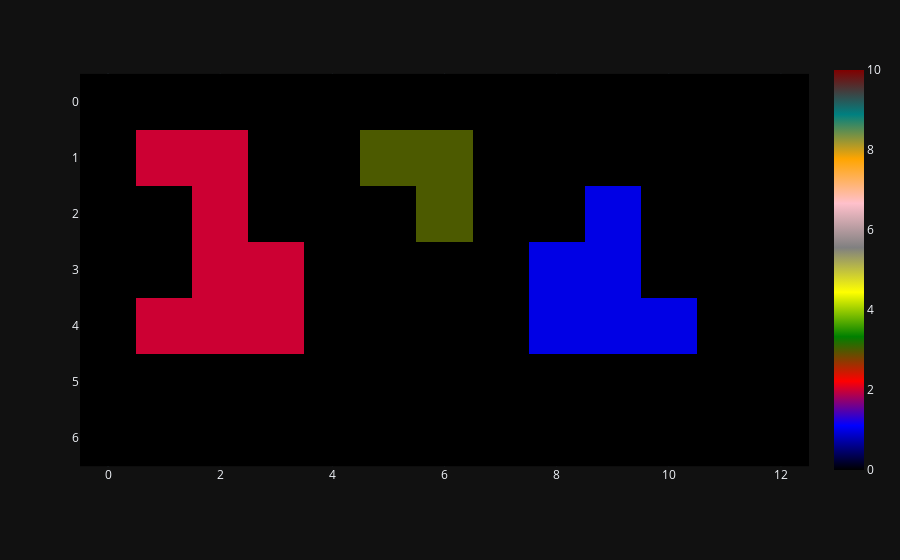
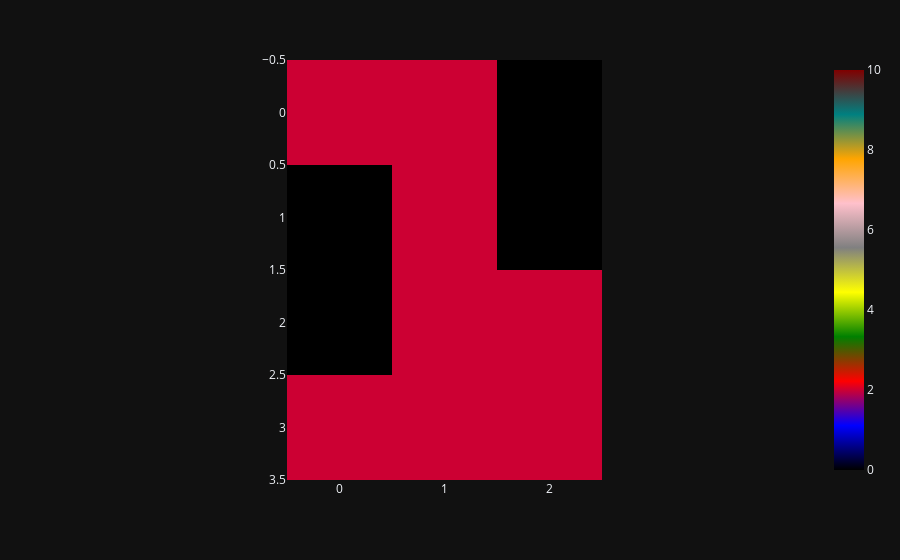
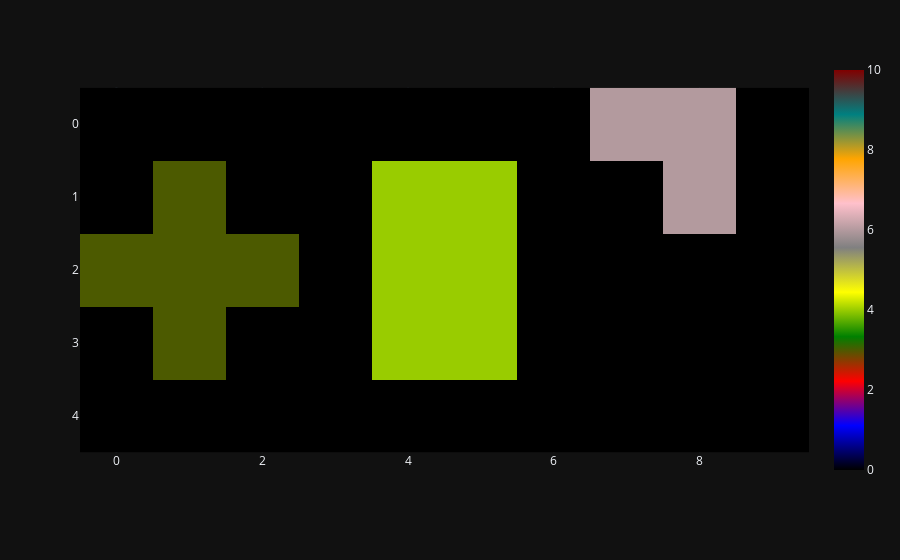
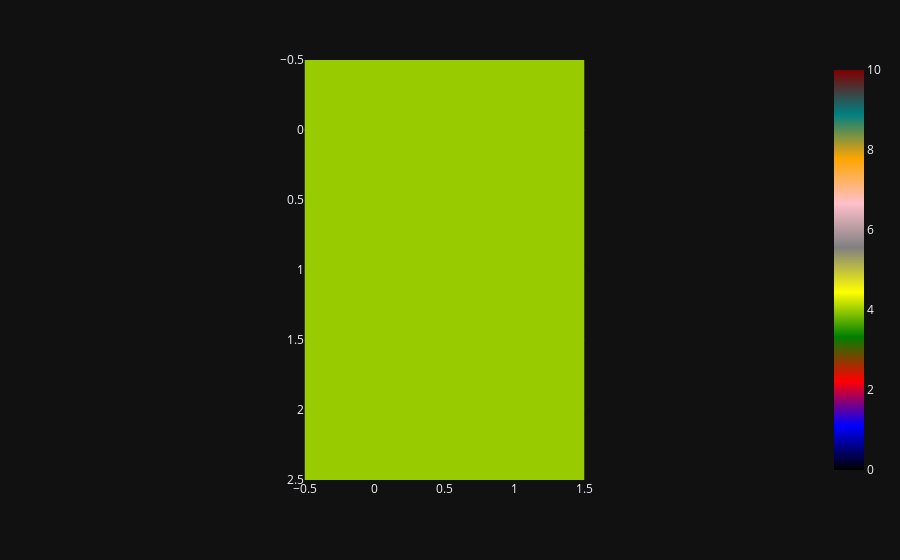

These figures' notebook cell, in order:
### Code cell
show_rand_task_pairs(train)

### Figure 1 — Plotly figure (JSON) as saved in the notebook; plotly's stock layout.template omitted (floating-point values rounded to 4 significant figures)
{"data": [{"coloraxis": "coloraxis", "hovertemplate": "x: %{x}<br>y: %{y}<br>color: %{z}<extra></extra>", "name": "0", "type": "heatmap", "xaxis": "x", "yaxis": "y", "z": [[0, 0, 0, 0, 0, 0, 0, 0, 0, 0, 0, 0, 0], [0, 2, 2, 0, 0, 3, 3, 0, 0, 0, 0, 0, 0], [0, 0, 2, 0, 0, 0, 3, 0, 0, 1, 0, 0, 0], [0, 0, 2, 2, 0, 0, 0, 0, 1, 1, 0, 0, 0], [0, 2, 2, 2, 0, 0, 0, 0, 1, 1, 1, 0, 0], [0, 0, 0, 0, 0, 0, 0, 0, 0, 0, 0, 0, 0], [0, 0, 0, 0, 0, 0, 0, 0, 0, 0, 0, 0, 0]]}], "layout": {"coloraxis": {"cmax": 10, "cmin": 0, "colorscale": [[0, "black"], [0.1111, "blue"], [0.2222, "red"], [0.3333, "green"], [0.4444, "yellow"], [0.5556, "grey"], [0.6667, "pink"], [0.7778, "orange"], [0.8889, "teal"], [1, "maroon"]]}, "margin": {"t": 60}, "xaxis": {"anchor": "y", "constrain": "domain", "domain": [0, 1], "scaleanchor": "y"}, "yaxis": {"anchor": "x", "autorange": "reversed", "constrain": "domain", "domain": [0, 1]}}}

### Figure 2 — Plotly figure (JSON) as saved in the notebook; plotly's stock layout.template omitted (floating-point values rounded to 4 significant figures)
{"data": [{"coloraxis": "coloraxis", "hovertemplate": "x: %{x}<br>y: %{y}<br>color: %{z}<extra></extra>", "name": "0", "type": "heatmap", "xaxis": "x", "yaxis": "y", "z": [[2, 2, 0], [0, 2, 0], [0, 2, 2], [2, 2, 2]]}], "layout": {"coloraxis": {"cmax": 10, "cmin": 0, "colorscale": [[0, "black"], [0.1111, "blue"], [0.2222, "red"], [0.3333, "green"], [0.4444, "yellow"], [0.5556, "grey"], [0.6667, "pink"], [0.7778, "orange"], [0.8889, "teal"], [1, "maroon"]]}, "margin": {"t": 60}, "xaxis": {"anchor": "y", "constrain": "domain", "domain": [0, 1], "scaleanchor": "y"}, "yaxis": {"anchor": "x", "autorange": "reversed", "constrain": "domain", "domain": [0, 1]}}}

### Figure 3 — Plotly figure (JSON) as saved in the notebook; plotly's stock layout.template omitted (floating-point values rounded to 4 significant figures)
{"data": [{"coloraxis": "coloraxis", "hovertemplate": "x: %{x}<br>y: %{y}<br>color: %{z}<extra></extra>", "name": "0", "type": "heatmap", "xaxis": "x", "yaxis": "y", "z": [[0, 0, 0, 0, 0, 0, 0, 6, 6, 0], [0, 3, 0, 0, 4, 4, 0, 0, 6, 0], [3, 3, 3, 0, 4, 4, 0, 0, 0, 0], [0, 3, 0, 0, 4, 4, 0, 0, 0, 0], [0, 0, 0, 0, 0, 0, 0, 0, 0, 0]]}], "layout": {"coloraxis": {"cmax": 10, "cmin": 0, "colorscale": [[0, "black"], [0.1111, "blue"], [0.2222, "red"], [0.3333, "green"], [0.4444, "yellow"], [0.5556, "grey"], [0.6667, "pink"], [0.7778, "orange"], [0.8889, "teal"], [1, "maroon"]]}, "margin": {"t": 60}, "xaxis": {"anchor": "y", "constrain": "domain", "domain": [0, 1], "scaleanchor": "y"}, "yaxis": {"anchor": "x", "autorange": "reversed", "constrain": "domain", "domain": [0, 1]}}}

### Figure 4 — Plotly figure (JSON) as saved in the notebook; plotly's stock layout.template omitted (floating-point values rounded to 4 significant figures)
{"data": [{"coloraxis": "coloraxis", "hovertemplate": "x: %{x}<br>y: %{y}<br>color: %{z}<extra></extra>", "name": "0", "type": "heatmap", "xaxis": "x", "yaxis": "y", "z": [[4, 4], [4, 4], [4, 4]]}], "layout": {"coloraxis": {"cmax": 10, "cmin": 0, "colorscale": [[0, "black"], [0.1111, "blue"], [0.2222, "red"], [0.3333, "green"], [0.4444, "yellow"], [0.5556, "grey"], [0.6667, "pink"], [0.7778, "orange"], [0.8889, "teal"], [1, "maroon"]]}, "margin": {"t": 60}, "xaxis": {"anchor": "y", "constrain": "domain", "domain": [0, 1], "scaleanchor": "y"}, "yaxis": {"anchor": "x", "autorange": "reversed", "constrain": "domain", "domain": [0, 1]}}}
